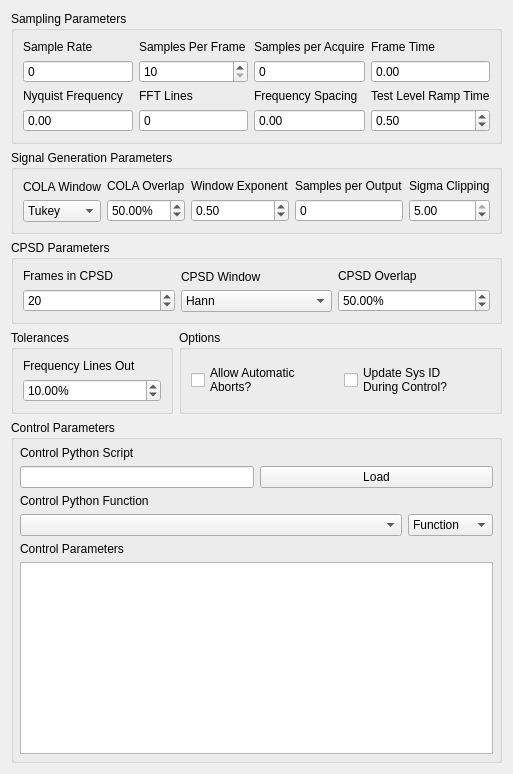
     <widget class="QWidget" name="layoutWidget">
      <layout class="QVBoxLayout" name="environment_parameters_layout">
       <property name="sizeConstraint">
        <enum>QLayout::SetDefaultConstraint</enum>
       </property>
       <item>
        <widget class="QGroupBox" name="sampling_parameters_groupbox">
         <property name="sizePolicy">
          <sizepolicy hsizetype="Preferred" vsizetype="Preferred">
           <horstretch>0</horstretch>
           <verstretch>0</verstretch>
          </sizepolicy>
         </property>
         <property name="font">
          <font>
           <weight>50</weight>
           <italic>false</italic>
           <bold>false</bold>
          </font>
         </property>
         <property name="title">
          <string>Sampling Parameters</string>
         </property>
         <property name="flat">
          <bool>false</bool>
         </property>
         <property name="checkable">
          <bool>false</bool>
         </property>
         <layout class="QGridLayout" name="gridLayout">
          <property name="topMargin">
           <number>9</number>
          </property>
          <property name="bottomMargin">
           <number>9</number>
          </property>
          <item row="0" column="2">
           <layout class="QVBoxLayout" name="samples_per_read_layout">
            <item>
             <widget class="QLabel" name="samples_per_acquire_label">
              <property name="text">
               <string>Samples per Acquire</string>
              </property>
             </widget>
            </item>
            <item>
             <widget class="QSpinBox" name="samples_per_acquire_display">
              <property name="enabled">
               <bool>true</bool>
              </property>
              <property name="toolTip">
               <string>&lt;html&gt;&lt;head/&gt;&lt;body&gt;&lt;p&gt;&lt;span style=&quot; font-weight:600;&quot;&gt;Samples per Acquire&lt;/span&gt;&lt;/p&gt;&lt;p&gt;Number of samples that the control process processes at a time. This will be equal to the Samples per Frame * (1 - Overlap Percentage / 100). This need not correspond to the read or write size of the data acquisition system as the control process acquisition is buffered.&lt;/p&gt;&lt;/body&gt;&lt;/html&gt;</string>
              </property>
              <property name="readOnly">
               <bool>true</bool>
              </property>
              <property name="buttonSymbols">
               <enum>QAbstractSpinBox::NoButtons</enum>
              </property>
              <property name="prefix">
               <string/>
              </property>
              <property name="maximum">
               <number>1000000</number>
              </property>
             </widget>
            </item>
           </layout>
          </item>
          <item row="0" column="0">
           <layout class="QVBoxLayout" name="samples_per_frame_layout">
            <item>
             <widget class="QLabel" name="sample_rate_display_label">
              <property name="text">
               <string>Sample Rate</string>
              </property>
             </widget>
            </item>
            <item>
             <widget class="QSpinBox" name="sample_rate_display">
              <property name="enabled">
               <bool>true</bool>
              </property>
              <property name="toolTip">
               <string>&lt;html&gt;&lt;head/&gt;&lt;body&gt;&lt;p&gt;&lt;span style=&quot; font-weight:600;&quot;&gt;Sample Rate&lt;/span&gt;&lt;/p&gt;&lt;p&gt;Sample rate in samples per second of the data acquisition hardware, for display only.  This is a global parameter and must be set in the Data Acquisition Setup tab.&lt;/p&gt;&lt;/body&gt;&lt;/html&gt;</string>
              </property>
              <property name="readOnly">
               <bool>true</bool>
              </property>
              <property name="buttonSymbols">
               <enum>QAbstractSpinBox::NoButtons</enum>
              </property>
              <property name="prefix">
               <string/>
              </property>
              <property name="maximum">
               <number>1000000</number>
              </property>
             </widget>
            </item>
           </layout>
          </item>
          <item row="1" column="0">
           <layout class="QVBoxLayout" name="nyquist_frequency_layout">
            <item>
             <widget class="QLabel" name="nyquist_frequency_label">
              <property name="text">
               <string>Nyquist Frequency</string>
              </property>
             </widget>
            </item>
            <item>
             <widget class="QDoubleSpinBox" name="nyquist_frequency_display">
              <property name="enabled">
               <bool>true</bool>
              </property>
              <property name="toolTip">
               <string>&lt;html&gt;&lt;head/&gt;&lt;body&gt;&lt;p&gt;&lt;span style=&quot; font-weight:600;&quot;&gt;Nyquist Frequency&lt;/span&gt;&lt;/p&gt;&lt;p&gt;The Nyquist Frequency is the highest frequency that can be analyzed using frequency domain techniques.  It is the Sample Rate / 2.&lt;/p&gt;&lt;/body&gt;&lt;/html&gt;</string>
              </property>
              <property name="readOnly">
               <bool>true</bool>
              </property>
              <property name="buttonSymbols">
               <enum>QAbstractSpinBox::NoButtons</enum>
              </property>
              <property name="maximum">
               <double>1000000.000000000000000</double>
              </property>
             </widget>
            </item>
           </layout>
          </item>
          <item row="1" column="1">
           <layout class="QVBoxLayout" name="fft_lines_layout">
            <item>
             <widget class="QLabel" name="fft_lines_label">
              <property name="text">
               <string>FFT Lines</string>
              </property>
             </widget>
            </item>
            <item>
             <widget class="QSpinBox" name="fft_lines_display">
              <property name="enabled">
               <bool>true</bool>
              </property>
              <property name="toolTip">
               <string>&lt;html&gt;&lt;head/&gt;&lt;body&gt;&lt;p&gt;&lt;span style=&quot; font-weight:600;&quot;&gt;FFT Lines&lt;/span&gt;&lt;/p&gt;&lt;p&gt;The number of frequency lines in the Fast Fourier Transform output, which is the number of frequency lines that will be in the Transfer Function and CPSD matrices.&lt;/p&gt;&lt;/body&gt;&lt;/html&gt;</string>
              </property>
              <property name="readOnly">
               <bool>true</bool>
              </property>
              <property name="buttonSymbols">
               <enum>QAbstractSpinBox::NoButtons</enum>
              </property>
              <property name="prefix">
               <string/>
              </property>
              <property name="maximum">
               <number>1000000</number>
              </property>
             </widget>
            </item>
           </layout>
          </item>
          <item row="1" column="2">
           <layout class="QVBoxLayout" name="frequency_spacing_layout">
            <item>
             <widget class="QLabel" name="frequency_spacing_label">
              <property name="text">
               <string>Frequency Spacing</string>
              </property>
             </widget>
            </item>
            <item>
             <widget class="QDoubleSpinBox" name="frequency_spacing_display">
              <property name="enabled">
               <bool>true</bool>
              </property>
              <property name="toolTip">
               <string>&lt;html&gt;&lt;head/&gt;&lt;body&gt;&lt;p&gt;&lt;span style=&quot; font-weight:600;&quot;&gt;Frequency Spacing&lt;/span&gt;&lt;/p&gt;&lt;p&gt;The frequency resolution of the measurement, computed by 1/Frame Time.&lt;/p&gt;&lt;/body&gt;&lt;/html&gt;</string>
              </property>
              <property name="readOnly">
               <bool>true</bool>
              </property>
              <property name="buttonSymbols">
               <enum>QAbstractSpinBox::NoButtons</enum>
              </property>
              <property name="maximum">
               <double>1000000.000000000000000</double>
              </property>
             </widget>
            </item>
           </layout>
          </item>
          <item row="0" column="1">
           <layout class="QVBoxLayout" name="sample_rate_layout">
            <item>
             <widget class="QLabel" name="samples_per_frame_label">
              <property name="text">
               <string>Samples Per Frame</string>
              </property>
             </widget>
            </item>
            <item>
             <widget class="QSpinBox" name="samples_per_frame_selector">
              <property name="enabled">
               <bool>true</bool>
              </property>
              <property name="toolTip">
               <string>&lt;html&gt;&lt;head/&gt;&lt;body&gt;&lt;p&gt;&lt;span style=&quot; font-weight:600;&quot;&gt;Samples per Frame&lt;/span&gt;&lt;/p&gt;&lt;p&gt;Samples per measurement frame in the controller. The measurement frame is the &amp;quot;block&amp;quot; of data upon which the signal processing will be performed. This value will determine the window size. A larger value will result in more frequency lines in the FFT analysis. This need not correspond to the read or write size in the data acquisition system.&lt;/p&gt;&lt;/body&gt;&lt;/html&gt;</string>
              </property>
              <property name="readOnly">
               <bool>false</bool>
              </property>
              <property name="buttonSymbols">
               <enum>QAbstractSpinBox::UpDownArrows</enum>
              </property>
              <property name="keyboardTracking">
               <bool>false</bool>
              </property>
              <property name="prefix">
               <string/>
              </property>
              <property name="minimum">
               <number>10</number>
              </property>
              <property name="maximum">
               <number>1000000</number>
              </property>
              <property name="singleStep">
               <number>2</number>
              </property>
             </widget>
            </item>
           </layout>
          </item>
          <item row="0" column="5">
           <layout class="QVBoxLayout" name="frame_time_layout">
            <item>
             <widget class="QLabel" name="frame_time_label">
              <property name="text">
               <string>Frame Time</string>
              </property>
             </widget>
            </item>
            <item>
             <widget class="QDoubleSpinBox" name="frame_time_display">
              <property name="enabled">
               <bool>true</bool>
              </property>
              <property name="toolTip">
               <string>&lt;html&gt;&lt;head/&gt;&lt;body&gt;&lt;p&gt;&lt;span style=&quot; font-weight:600;&quot;&gt;Frame Time&lt;/span&gt;&lt;/p&gt;&lt;p&gt;Time to acquire each measurement frame in seconds.  This is the Samples per Frame divided by the Sample Rate.&lt;/p&gt;&lt;/body&gt;&lt;/html&gt;</string>
              </property>
              <property name="readOnly">
               <bool>true</bool>
              </property>
              <property name="buttonSymbols">
               <enum>QAbstractSpinBox::NoButtons</enum>
              </property>
             </widget>
            </item>
           </layout>
          </item>
          <item row="1" column="5">
           <layout class="QVBoxLayout" name="verticalLayout_2">
            <item>
             <widget class="QLabel" name="ramp_time_label">
              <property name="text">
               <string>Test Level Ramp Time</string>
              </property>
             </widget>
            </item>
            <item>
             <widget class="QDoubleSpinBox" name="ramp_time_spinbox">
              <property name="toolTip">
               <string>&lt;html&gt;&lt;head/&gt;&lt;body&gt;&lt;p&gt;&lt;span style=&quot; font-weight:600;&quot;&gt;Test Level Ramp Time&lt;/span&gt;&lt;/p&gt;&lt;p&gt;Time in seconds that the controller takes to change the test level. The test level is changed smoothly to prevent damaging the excitation hardware or part under test. Larger numbers will result in a more smooth transition between test levels, while smaller numbers will make the test level change more quickly.&lt;/p&gt;&lt;/body&gt;&lt;/html&gt;</string>
              </property>
              <property name="minimum">
               <double>0.100000000000000</double>
              </property>
              <property name="maximum">
               <double>100.000000000000000</double>
              </property>
              <property name="singleStep">
               <double>0.100000000000000</double>
              </property>
              <property name="value">
               <double>0.500000000000000</double>
              </property>
             </widget>
            </item>
           </layout>
          </item>
         </layout>
        </widget>
       </item>
       <item>
        <widget class="QGroupBox" name="signal_generation_groupbox">
         <property name="title">
          <string>Signal Generation Parameters</string>
         </property>
         <layout class="QHBoxLayout" name="horizontalLayout">
          <property name="topMargin">
           <number>9</number>
          </property>
          <property name="bottomMargin">
           <number>9</number>
          </property>
          <item>
           <layout class="QVBoxLayout" name="cola_window_layout">
            <item>
             <widget class="QLabel" name="cola_window_display_label">
              <property name="text">
               <string>COLA Window</string>
              </property>
             </widget>
            </item>
            <item>
             <widget class="QComboBox" name="cola_window_selector">
              <property name="toolTip">
               <string>&lt;html&gt;&lt;head/&gt;&lt;body&gt;&lt;p&gt;&lt;span style=&quot; font-weight:600;&quot;&gt;COLA Window&lt;/span&gt;&lt;/p&gt;&lt;p&gt;Window function to use when performing the Constant Overlap and Add to combine time realizations into a continuous signal.  A Hann window is limited to 50% overlap.  Tukey windows can have variable overlap.&lt;/p&gt;&lt;/body&gt;&lt;/html&gt;</string>
              </property>
              <item>
               <property name="text">
                <string>Tukey</string>
               </property>
              </item>
              <item>
               <property name="text">
                <string>Hann</string>
               </property>
              </item>
             </widget>
            </item>
           </layout>
          </item>
          <item>
           <layout class="QVBoxLayout" name="cola_overlap_percent_layout">
            <item>
             <widget class="QLabel" name="cola_overlap_percent_label">
              <property name="text">
               <string>COLA Overlap</string>
              </property>
             </widget>
            </item>
            <item>
             <widget class="QDoubleSpinBox" name="cola_overlap_percentage_selector">
              <property name="toolTip">
               <string>&lt;html&gt;&lt;head/&gt;&lt;body&gt;&lt;p&gt;&lt;span style=&quot; font-weight:600;&quot;&gt;COLA Overlap&lt;/span&gt;&lt;/p&gt;&lt;p&gt;Percentage overlap between frames that are assembled using the Constant Overlap and Add&lt;/p&gt;&lt;/body&gt;&lt;/html&gt;</string>
              </property>
              <property name="suffix">
               <string>%</string>
              </property>
              <property name="value">
               <double>50.000000000000000</double>
              </property>
             </widget>
            </item>
           </layout>
          </item>
          <item>
           <layout class="QVBoxLayout" name="window_exponent_layout">
            <item>
             <widget class="QLabel" name="window_exponent_label">
              <property name="text">
               <string>Window Exponent</string>
              </property>
             </widget>
            </item>
            <item>
             <widget class="QDoubleSpinBox" name="cola_exponent_selector">
              <property name="toolTip">
               <string>&lt;html&gt;&lt;head/&gt;&lt;body&gt;&lt;p&gt;&lt;span style=&quot; font-weight:600;&quot;&gt;Window Exponent&lt;/span&gt;&lt;/p&gt;&lt;p&gt;Exponent that the window function is raised to.  This should typically be 0.5 to ensure a constant variance in the signal.  Don't change this value unless you know what you're doing.&lt;/p&gt;&lt;/body&gt;&lt;/html&gt;</string>
              </property>
              <property name="minimum">
               <double>-100.000000000000000</double>
              </property>
              <property name="maximum">
               <double>100.000000000000000</double>
              </property>
              <property name="singleStep">
               <double>0.500000000000000</double>
              </property>
              <property name="value">
               <double>0.500000000000000</double>
              </property>
             </widget>
            </item>
           </layout>
          </item>
          <item>
           <layout class="QVBoxLayout" name="samples_per_write_layout">
            <item>
             <widget class="QLabel" name="samples_per_write_label">
              <property name="text">
               <string>Samples per Output</string>
              </property>
             </widget>
            </item>
            <item>
             <widget class="QSpinBox" name="samples_per_write_display">
              <property name="enabled">
               <bool>true</bool>
              </property>
              <property name="toolTip">
               <string>&lt;html&gt;&lt;head/&gt;&lt;body&gt;&lt;p&gt;&lt;span style=&quot; font-weight:600;&quot;&gt;Samples per Output&lt;/span&gt;&lt;/p&gt;&lt;p&gt;Number of new samples generated by each realization taking into account the overlap with the previous realization.&lt;/p&gt;&lt;/body&gt;&lt;/html&gt;</string>
              </property>
              <property name="readOnly">
               <bool>true</bool>
              </property>
              <property name="buttonSymbols">
               <enum>QAbstractSpinBox::NoButtons</enum>
              </property>
              <property name="maximum">
               <number>10000000</number>
              </property>
             </widget>
            </item>
           </layout>
          </item>
          <item>
           <layout class="QVBoxLayout" name="sigma_clipping_layout">
            <item>
             <widget class="QLabel" name="sigma_clipping_label">
              <property name="text">
               <string>Sigma Clipping</string>
              </property>
             </widget>
            </item>
            <item>
             <widget class="QDoubleSpinBox" name="sigma_clipping_selector">
              <property name="toolTip">
               <string>&lt;html&gt;&lt;head/&gt;&lt;body&gt;&lt;p&gt;&lt;span style=&quot; font-weight:600;&quot;&gt;Sigma Clipping&lt;/span&gt;&lt;/p&gt;&lt;p&gt;Number of standard deviations to include in the output signal. A value of 5 corresponds to effectively no clipping. A value of 3 is commonly used to reduce peak displacement.  Setting this value too low will result in loss of dynamic range and non-gaussian output signals.&lt;/p&gt;&lt;/body&gt;&lt;/html&gt;</string>
              </property>
              <property name="minimum">
               <double>1.000000000000000</double>
              </property>
              <property name="maximum">
               <double>5.000000000000000</double>
              </property>
              <property name="singleStep">
               <double>1.000000000000000</double>
              </property>
              <property name="value">
               <double>5.000000000000000</double>
              </property>
             </widget>
            </item>
           </layout>
          </item>
         </layout>
        </widget>
       </item>
       <item>
        <widget class="QGroupBox" name="cpsd_parameters_groupbox">
         <property name="title">
          <string>CPSD Parameters</string>
         </property>
         <layout class="QHBoxLayout" name="horizontalLayout_5">
          <property name="leftMargin">
           <number>9</number>
          </property>
          <property name="topMargin">
           <number>9</number>
          </property>
          <property name="rightMargin">
           <number>9</number>
          </property>
          <property name="bottomMargin">
           <number>9</number>
          </property>
          <item>
           <layout class="QVBoxLayout" name="frames_in_cpsd_layout">
            <item>
             <widget class="QLabel" name="frames_in_cpsd_label">
              <property name="text">
               <string>Frames in CPSD</string>
              </property>
             </widget>
            </item>
            <item>
             <widget class="QSpinBox" name="cpsd_frames_selector">
              <property name="toolTip">
               <string>&lt;html&gt;&lt;head/&gt;&lt;body&gt;&lt;p&gt;&lt;span style=&quot; font-weight:600;&quot;&gt;Frames in CPSD&lt;/span&gt;&lt;/p&gt;&lt;p&gt;Number of measurement frames to use when computing CPSD matrices.  Fewer frames will result in more responsive control.  More frames will result in better averaging and noise rejection.&lt;/p&gt;&lt;/body&gt;&lt;/html&gt;</string>
              </property>
              <property name="maximum">
               <number>500</number>
              </property>
              <property name="value">
               <number>20</number>
              </property>
             </widget>
            </item>
           </layout>
          </item>
          <item>
           <layout class="QVBoxLayout" name="cpsd_window_layout">
            <item>
             <widget class="QLabel" name="cpsd_window_label">
              <property name="text">
               <string>CPSD Window</string>
              </property>
             </widget>
            </item>
            <item>
             <widget class="QComboBox" name="cpsd_computation_window_selector">
              <property name="toolTip">
               <string>&lt;html&gt;&lt;head/&gt;&lt;body&gt;&lt;p&gt;&lt;span style=&quot; font-weight:600;&quot;&gt;CPSD Window&lt;/span&gt;&lt;/p&gt;&lt;p&gt;Window function to use when computing CPSDs.&lt;/p&gt;&lt;/body&gt;&lt;/html&gt;</string>
              </property>
              <item>
               <property name="text">
                <string>Hann</string>
               </property>
              </item>
             </widget>
            </item>
           </layout>
          </item>
          <item>
           <layout class="QVBoxLayout" name="cpsd_overlap_layout">
            <item>
             <widget class="QLabel" name="cpsd_overlap_label">
              <property name="text">
               <string>CPSD Overlap</string>
              </property>
             </widget>
            </item>
            <item>
             <widget class="QDoubleSpinBox" name="cpsd_overlap_selector">
              <property name="toolTip">
               <string>&lt;html&gt;&lt;head/&gt;&lt;body&gt;&lt;p&gt;&lt;span style=&quot; font-weight:600;&quot;&gt;CPSD Overlap&lt;/span&gt;&lt;/p&gt;&lt;p&gt;Percentage overlap between measurements when constructing CPSDs.&lt;/p&gt;&lt;/body&gt;&lt;/html&gt;</string>
              </property>
              <property name="suffix">
               <string>%</string>
              </property>
              <property name="value">
               <double>50.000000000000000</double>
              </property>
             </widget>
            </item>
           </layout>
          </item>
         </layout>
        </widget>
       </item>
       <item>
        <layout class="QHBoxLayout" name="misc_control_parameters_layout" stretch="1,2">
         <item>
          <widget class="QGroupBox" name="tolerances_groupbox">
           <property name="title">
            <string>Tolerances</string>
           </property>
           <layout class="QHBoxLayout" name="horizontalLayout_6">
            <property name="leftMargin">
             <number>9</number>
            </property>
            <property name="topMargin">
             <number>9</number>
            </property>
            <property name="rightMargin">
             <number>9</number>
            </property>
            <property name="bottomMargin">
             <number>9</number>
            </property>
            <item>
             <layout class="QVBoxLayout" name="verticalLayout">
              <item>
               <widget class="QLabel" name="frequency_lines_out_label">
                <property name="text">
                 <string>Frequency Lines Out</string>
                </property>
               </widget>
              </item>
              <item>
               <widget class="QDoubleSpinBox" name="frequency_lines_out_spinbox">
                <property name="toolTip">
                 <string>&lt;html&gt;&lt;head/&gt;&lt;body&gt;&lt;p&gt;&lt;span style=&quot; font-weight:600;&quot;&gt;Frequency Lines Out&lt;/span&gt;&lt;/p&gt;&lt;p&gt;Percentage of control frequency lines that can fall outside of limits before triggering warnings/aborts.&lt;/p&gt;&lt;/body&gt;&lt;/html&gt;</string>
                </property>
                <property name="suffix">
                 <string>%</string>
                </property>
                <property name="maximum">
                 <double>100.000000000000000</double>
                </property>
                <property name="value">
                 <double>10.000000000000000</double>
                </property>
               </widget>
              </item>
             </layout>
            </item>
           </layout>
          </widget>
         </item>
         <item>
          <widget class="QGroupBox" name="groupBox">
           <property name="title">
            <string>Options</string>
           </property>
           <layout class="QHBoxLayout" name="horizontalLayout_4">
            <property name="topMargin">
             <number>3</number>
            </property>
            <property name="bottomMargin">
             <number>3</number>
            </property>
            <item>
             <widget class="QCheckBox" name="auto_abort_checkbox">
              <property name="toolTip">
               <string>&lt;html&gt;&lt;head/&gt;&lt;body&gt;&lt;p&gt;&lt;span style=&quot; font-weight:600;&quot;&gt;Allow Automatic Aborts?&lt;/span&gt;&lt;/p&gt;&lt;p&gt;If checked, the controller will automatically abort if the abort level in the specification is hit.&lt;/p&gt;&lt;/body&gt;&lt;/html&gt;</string>
              </property>
              <property name="text">
               <string>Allow Automatic
Aborts?</string>
              </property>
             </widget>
            </item>
            <item>
             <widget class="QCheckBox" name="update_transfer_function_during_control_selector">
              <property name="toolTip">
               <string>&lt;html&gt;&lt;head/&gt;&lt;body&gt;&lt;p&gt;&lt;span style=&quot; font-weight:600;&quot;&gt;Update Sys ID During Control?&lt;/span&gt;&lt;/p&gt;&lt;p&gt;Checking this box will allow the controller to continually update the system identification to perhaps get a better control for nonlinear structures.  Use with caution! If, for example, a shaker becomes disconnected, the controller will see the system identification between that shaker and the control channels become very small, and it will therefore try to push the shaker harder to make up for the poor transfer function, so the problem could explode.&lt;/p&gt;&lt;/body&gt;&lt;/html&gt;</string>
              </property>
              <property name="layoutDirection">
               <enum>Qt::LeftToRight</enum>
              </property>
              <property name="text">
               <string>Update Sys ID
During Control?</string>
              </property>
             </widget>
            </item>
           </layout>
          </widget>
         </item>
        </layout>
       </item>
       <item>
        <widget class="QGroupBox" name="control_parameters_groupbox">
         <property name="title">
          <string>Control Parameters</string>
         </property>
         <layout class="QVBoxLayout" name="verticalLayout_4">
          <property name="leftMargin">
           <number>6</number>
          </property>
          <property name="topMargin">
           <number>6</number>
          </property>
          <property name="rightMargin">
           <number>6</number>
          </property>
          <property name="bottomMargin">
           <number>6</number>
          </property>
          <item>
           <layout class="QVBoxLayout" name="control_script_vertical_layout">
            <item>
             <widget class="QLabel" name="control_script_label">
              <property name="text">
               <string>Control Python Script</string>
              </property>
             </widget>
            </item>
            <item>
             <layout class="QHBoxLayout" name="control_script_horizontal_layout">
              <item>
               <widget class="QLineEdit" name="control_script_file_path_input">
                <property name="sizePolicy">
                 <sizepolicy hsizetype="Minimum" vsizetype="Fixed">
                  <horstretch>0</horstretch>
                  <verstretch>0</verstretch>
                 </sizepolicy>
                </property>
                <property name="toolTip">
                 <string>&lt;html&gt;&lt;head/&gt;&lt;body&gt;&lt;p&gt;&lt;span style=&quot; font-weight:600;&quot;&gt;Control Python Script&lt;/span&gt;&lt;/p&gt;&lt;p&gt;Python script used to specify the control law.&lt;/p&gt;&lt;/body&gt;&lt;/html&gt;</string>
                </property>
                <property name="readOnly">
                 <bool>true</bool>
                </property>
               </widget>
              </item>
              <item>
               <widget class="QPushButton" name="control_script_load_file_button">
                <property name="toolTip">
                 <string>&lt;html&gt;&lt;head/&gt;&lt;body&gt;&lt;p&gt;&lt;span style=&quot; font-weight:600;&quot;&gt;Load&lt;/span&gt;&lt;/p&gt;&lt;p&gt;Opens a file dialog to load in a Python script containing the control law.&lt;/p&gt;&lt;/body&gt;&lt;/html&gt;</string>
                </property>
                <property name="text">
                 <string>Load</string>
                </property>
               </widget>
              </item>
             </layout>
            </item>
           </layout>
          </item>
          <item>
           <layout class="QVBoxLayout" name="control_function_layout">
            <item>
             <widget class="QLabel" name="control_function_label">
              <property name="text">
               <string>Control Python Function</string>
              </property>
             </widget>
            </item>
            <item>
             <layout class="QHBoxLayout" name="control_function_generator_layout">
              <item>
               <widget class="QComboBox" name="control_function_input">
                <property name="sizePolicy">
                 <sizepolicy hsizetype="MinimumExpanding" vsizetype="Fixed">
                  <horstretch>0</horstretch>
                  <verstretch>0</verstretch>
                 </sizepolicy>
                </property>
                <property name="toolTip">
                 <string>&lt;html&gt;&lt;head/&gt;&lt;body&gt;&lt;p&gt;&lt;span style=&quot; font-weight:600;&quot;&gt;Control Python Function&lt;/span&gt;&lt;/p&gt;&lt;p&gt;Selects the function, generator function, or class in the Python script to use as the control law.&lt;/p&gt;&lt;/body&gt;&lt;/html&gt;</string>
                </property>
               </widget>
              </item>
              <item>
               <widget class="QComboBox" name="control_function_generator_selector">
                <property name="sizePolicy">
                 <sizepolicy hsizetype="Minimum" vsizetype="Fixed">
                  <horstretch>0</horstretch>
                  <verstretch>0</verstretch>
                 </sizepolicy>
                </property>
                <property name="toolTip">
                 <string>&lt;html&gt;&lt;head/&gt;&lt;body&gt;&lt;p&gt;&lt;span style=&quot; font-weight:600;&quot;&gt;Control Type&lt;/span&gt;&lt;/p&gt;&lt;p&gt;Select if the selected control law is a Function, Generator, Class, or Interactive Class.  This should be detected automatically by inspection; users should not have to adjust this.&lt;/p&gt;&lt;/body&gt;&lt;/html&gt;</string>
                </property>
                <item>
                 <property name="text">
                  <string>Function</string>
                 </property>
                </item>
                <item>
                 <property name="text">
                  <string>Generator</string>
                 </property>
                </item>
                <item>
                 <property name="text">
                  <string>Class</string>
                 </property>
                </item>
                <item>
                 <property name="text">
                  <string>Interactive</string>
                 </property>
                </item>
               </widget>
              </item>
             </layout>
            </item>
           </layout>
          </item>
          <item>
           <layout class="QVBoxLayout" name="control_parameters_layout">
            <item>
             <widget class="QLabel" name="control_parameters_label">
              <property name="text">
               <string>Control Parameters</string>
              </property>
             </widget>
            </item>
            <item>
             <widget class="QTextEdit" name="control_parameters_text_input">
              <property name="sizePolicy">
               <sizepolicy hsizetype="MinimumExpanding" vsizetype="Expanding">
                <horstretch>0</horstretch>
                <verstretch>0</verstretch>
               </sizepolicy>
              </property>
              <property name="toolTip">
               <string>&lt;html&gt;&lt;head/&gt;&lt;body&gt;&lt;p&gt;&lt;span style=&quot; font-weight:600;&quot;&gt;Control Parameters&lt;/span&gt;&lt;/p&gt;&lt;p&gt;Any additional parameters needed by the control law are entered in this text box.  It is up to the control law to prescribe what is needed to be defined in this box.  The data entered into this box will be passed to the control law as a string to the &amp;quot;extra_parameters&amp;quot; argument.  Control laws should parse this string to extract needed information.&lt;/p&gt;&lt;/body&gt;&lt;/html&gt;</string>
              </property>
              <property name="lineWrapMode">
               <enum>QTextEdit::NoWrap</enum>
              </property>
              <property name="acceptRichText">
               <bool>false</bool>
              </property>
             </widget>
            </item>
           </layout>
          </item>
         </layout>
        </widget>
       </item>
      </layout>
     </widget>
